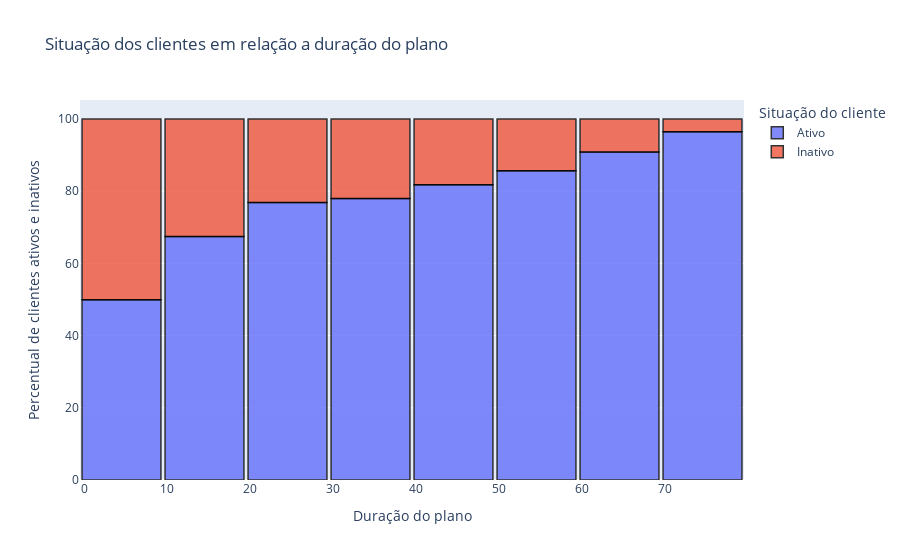

The notebook cell saved with this chart:
### Markdown cell above
### **4.3.1 - Tempo total de contrato**

No histograma de tempo total, a maior parte dos clientes que pediram cancelamento ficaram menos de2 anos com a empresesa. Em especial, cerca de 50% do clientes pediram cancelamento antes do primeiro ano.

### Code cell
# Personalização
coluna = 'Meses_Contrato'
coluna_referencia = 'Status_Cliente'
legenda_x = 'Duração do plano'
legenda_y = 'Percentual de clientes ativos e inativos'
legenda = 'Situação do cliente'
legenda_titulo = 'Situação dos clientes em relação a duração do plano'
coluna_leg_indicador = 'Duração do plano' 
coluna_refleg_indicador = 'Situação do cliente'
Nbins = 10

plot_histograma(df,coluna, coluna_referencia, legenda_x, legenda_y, legenda, legenda_titulo, 
                    coluna_leg_indicador, coluna_refleg_indicador, Nbins)

# Para salvar a imagem
pio.write_image(fig, 'hist_duracao_plano.png',scale=6, width=1080, height=1080)

### Figure 1 — Plotly figure (JSON) as saved in the notebook; plotly's stock layout.template omitted (floating-point values rounded to 4 significant figures; data arrays with more than 128 entries replaced by an {"elided": "..."} marker saying what was removed)
{"data": [{"alignmentgroup": "True", "bingroup": "x", "hovertemplate": "Situação do cliente=Ativo<br>Duração do plano=%{x}<br>Percentual=%{y}<extra></extra>", "legendgroup": "Ativo", "marker": {"color": "#636efa", "line": {"color": "rgb(0,0,0)", "width": 1.5}, "pattern": {"shape": ""}}, "name": "Ativo", "nbinsx": 10, "offsetgroup": "Ativo", "opacity": 0.8, "orientation": "v", "showlegend": true, "type": "histogram", "x": {"elided": "5163 int values"}, "xaxis": "x", "yaxis": "y"}, {"alignmentgroup": "True", "bingroup": "x", "hovertemplate": "Situação do cliente=Inativo<br>Duração do plano=%{x}<br>Percentual=%{y}<extra></extra>", "legendgroup": "Inativo", "marker": {"color": "#EF553B", "line": {"color": "rgb(0,0,0)", "width": 1.5}, "pattern": {"shape": ""}}, "name": "Inativo", "nbinsx": 10, "offsetgroup": "Inativo", "opacity": 0.8, "orientation": "v", "showlegend": true, "type": "histogram", "x": {"elided": "1869 int values"}, "xaxis": "x", "yaxis": "y"}], "layout": {"bargap": 0.05, "barmode": "relative", "barnorm": "percent", "legend": {"title": {"text": "Situação do cliente"}, "tracegroupgap": 0}, "title": {"text": "Situação dos clientes em relação a duração do plano"}, "xaxis": {"anchor": "y", "domain": [0, 1], "title": {"text": "Duração do plano"}}, "yaxis": {"anchor": "x", "domain": [0, 1], "title": {"text": "Percentual de clientes ativos e inativos"}}}}
